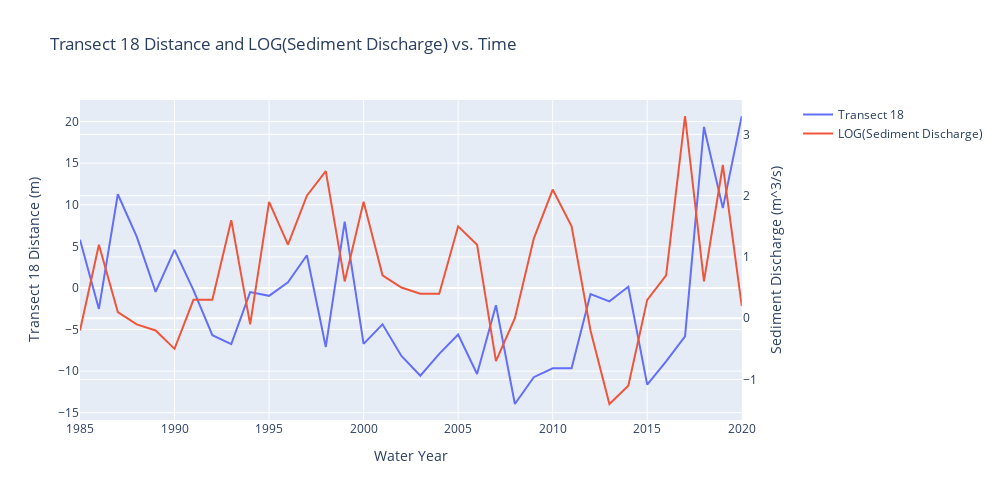

Notebook code for this chart:
### Code cell
import plotly.graph_objects as go
from plotly.subplots import make_subplots

# Create figure with secondary y-axis
fig = make_subplots(specs=[[{"secondary_y": True}]])

# Add traces
fig.add_trace(
    go.Scatter(x=[1985,1986,1987,1988,1989,1990,1991,1992,1993,1994,1995,1996,1997,1998,1999,2000,2001,2002,2003,2004,2005,2006,2007,2008,2009,2010,2011,2012,2013,2014,2015,2016,2017,2018,2019,2020], 
               y=[5.800633135,-2.525792215,11.26297939,6.162470135,-0.4692219648,4.582740585,-0.2661578148,-5.687038715,-6.751223965,-0.4966542148,-0.9489800648,0.6815031352,3.924888985,-7.094181465,7.979817785,-6.722135015,-4.376693715,-8.170934715,-10.55158526,-7.920103015,-5.608041415,-10.34584811,-2.071342315,-13.95305141,-10.72921181,-9.661114915,-9.654031415,-0.7335888148,-1.616565415,0.1368180852,-11.63018336,-8.815136615,-5.823675415,19.35494249,9.596058585,20.66942109], 
               name="Transect 18"),
    secondary_y=False,
)

fig.add_trace(
    go.Scatter(x=[1985,1986,1987,1988,1989,1990,1991,1992,1993,1994,1995,1996,1997,1998,1999,2000,2001,2002,2003,2004,2005,2006,2007,2008,2009,2010,2011,2012,2013,2014,2015,2016,2017,2018,2019,2020], 
               y=[-0.2,1.2,0.1,-0.1,-0.2,-0.5,0.3,0.3,1.6,-0.1,1.9,1.2,2.0,2.4,0.6,1.9,0.7,0.5,0.4,0.4,1.5,1.2,-0.7,0.0,1.3,2.1,1.5,-0.2,-1.4,-1.1,0.3,0.7,3.3,0.6,2.5,0.2], 
               name="LOG(Sediment Discharge)"),
    secondary_y=True,
)

# Add figure title
fig.update_layout(
    title_text="Transect 18 Distance and LOG(Sediment Discharge) vs. Time",
    width=1000, height=500
)

# Set x-axis title
fig.update_xaxes(title_text="Water Year")

# Set y-axes titles
fig.update_yaxes(title_text="Transect 18 Distance (m)", secondary_y=False)
fig.update_yaxes(title_text="Sediment Discharge (m^3/s)", secondary_y=True)

fig.show()
#fig.write_image("images/fig4.jpeg")

### Figure 1 — Plotly figure (JSON) as saved in the notebook; plotly's stock layout.template omitted (floating-point values rounded to 4 significant figures)
{"data": [{"name": "Transect 18", "type": "scatter", "x": [1985, 1986, 1987, 1988, 1989, 1990, 1991, 1992, 1993, 1994, 1995, 1996, 1997, 1998, 1999, 2000, 2001, 2002, 2003, 2004, 2005, 2006, 2007, 2008, 2009, 2010, 2011, 2012, 2013, 2014, 2015, 2016, 2017, 2018, 2019, 2020], "xaxis": "x", "y": [5.801, -2.526, 11.26, 6.162, -0.4692, 4.583, -0.2662, -5.687, -6.751, -0.4967, -0.949, 0.6815, 3.925, -7.094, 7.98, -6.722, -4.377, -8.171, -10.55, -7.92, -5.608, -10.35, -2.071, -13.95, -10.73, -9.661, -9.654, -0.7336, -1.617, 0.1368, -11.63, -8.815, -5.824, 19.35, 9.596, 20.67], "yaxis": "y"}, {"name": "LOG(Sediment Discharge)", "type": "scatter", "x": [1985, 1986, 1987, 1988, 1989, 1990, 1991, 1992, 1993, 1994, 1995, 1996, 1997, 1998, 1999, 2000, 2001, 2002, 2003, 2004, 2005, 2006, 2007, 2008, 2009, 2010, 2011, 2012, 2013, 2014, 2015, 2016, 2017, 2018, 2019, 2020], "xaxis": "x", "y": [-0.2, 1.2, 0.1, -0.1, -0.2, -0.5, 0.3, 0.3, 1.6, -0.1, 1.9, 1.2, 2, 2.4, 0.6, 1.9, 0.7, 0.5, 0.4, 0.4, 1.5, 1.2, -0.7, 0, 1.3, 2.1, 1.5, -0.2, -1.4, -1.1, 0.3, 0.7, 3.3, 0.6, 2.5, 0.2], "yaxis": "y2"}], "layout": {"height": 500, "title": {"text": "Transect 18 Distance and LOG(Sediment Discharge) vs. Time"}, "width": 1000, "xaxis": {"anchor": "y", "autorange": true, "domain": [0, 0.94], "range": [1985, 2020], "title": {"text": "Water Year"}, "type": "linear"}, "yaxis": {"anchor": "x", "autorange": true, "domain": [0, 1], "range": [-15.88, 22.59], "title": {"text": "Transect 18 Distance (m)"}, "type": "linear"}, "yaxis2": {"anchor": "x", "autorange": true, "overlaying": "y", "range": [-1.661, 3.561], "side": "right", "title": {"text": "Sediment Discharge (m^3/s)"}, "type": "linear"}}}
